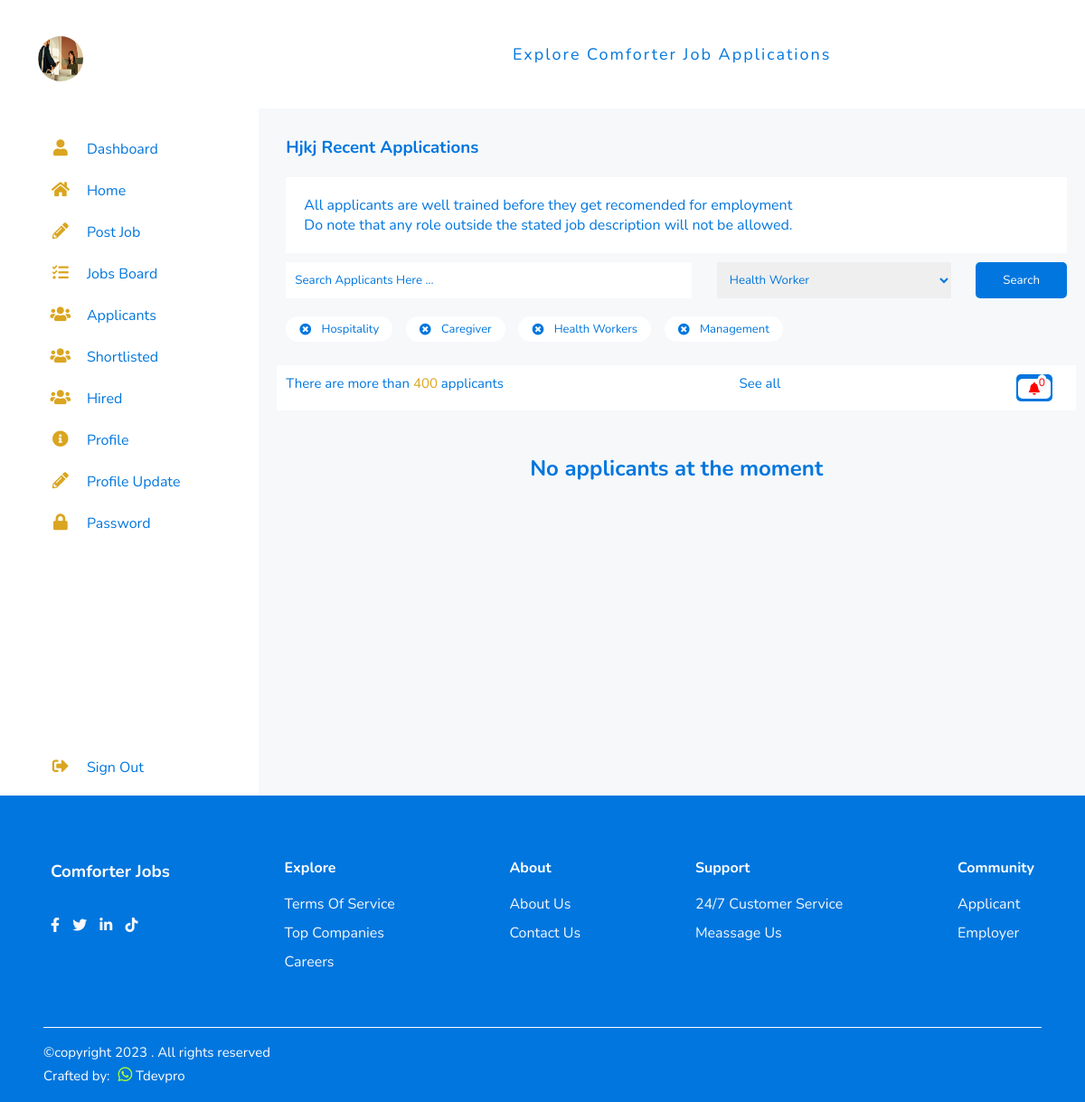
Screenshot of /employers/employer/dashboard (signed in) with the database file from the repository.
### employers/models.py (models this page shows, shortened)
class Employer_Profile(models.Model):
    user = models.OneToOneField(User, on_delete=models.CASCADE, blank=True, null=True)
    company_name = models.CharField(max_length=250)
    slug = models.SlugField(blank=True, null=True,  unique=True)
    address = models.CharField(max_length=250)
    city = models.CharField(max_length=250)
    state = models.CharField(max_length=250)
    phone = models.CharField(max_length=20)
    website = models.URLField(default='', blank=True, null=True)
    employer_logo = models.ImageField(upload_to='employer_profile', default='employer_profile/company.png')
    about_us = models.TextField()
    complete = models.BooleanField(default = False)
    class Meta:
        db_table = 'profile'
        managed = True
        verbose_name = 'Profile'
        verbose_name_plural = 'Profiles'

### createdby/models.py (models this page shows, shortened)
class CreatedBy(models.Model):
    copyright_year = models.CharField(max_length=4, blank=True, null=True)
    crafted_by = models.CharField(max_length=250, default='')
    crafted_by_whatsapp = models.CharField(max_length=250, default='', blank=True, null=True)
    crafted_by_website = models.URLField(default='', blank=True, null=True)
    class Meta:
        db_table = 'createdby'
        managed = True
        verbose_name = 'CreatedBy'
        verbose_name_plural = 'CreatedBys'

### employers/views.py (the view)
# urls.py: path('employer/dashboard', EmployerDashboard.as_view(), name='employer_dashboard'),
class EmployerDashboard(LoginRequiredMixin, View):
    login_url = 'employers:employersignin'
    def get(self, request):
        category = Category.objects.all()
        emprofile = Employer_Profile.objects.get(user = request.user)
        createdby = CreatedBy.objects.get(pk=1)
        job_profile = Job_Post.objects.filter(employer_profile = emprofile).first()
        if job_profile:
            allapply = Job_Apply.objects.filter(employer = job_profile.employer_name, applied=True).order_by('id')[:4]
        else:
            allapply = Job_Apply.objects.filter(employer = job_profile, applied=True).order_by('id')[:4]
        if job_profile:
            notice_count = Job_Apply.objects.filter(employer = job_profile.employer_name, new_applied=True, applied=True)
            notice_counter = 0
            if notice_count:
                for item in notice_count:
                    notice_counter += item.notice
        else:
            notice_counter = 0
        context = {
            'category':category,
            'createdby':createdby,
            'emprofile':emprofile,
            'allapply':allapply,
            'notice_counter':notice_counter,
        }
        return render(request, 'employer_dashboard.html', context)

### home/templatetags/simple_tags.py (called while the page is built)
@register.simple_tag()
def intralink(main, link):
    return reverse(main) + '#' + link

### employers/templates/employer_dashboard.html (shortened to what this page needs)
{% extends 'base.html' %}
{% load humanize %}
{% block content %}
<div class="employer">
    <div class="container">
        {% include 'emp_sidebar.html' %}
        <section class="main">
            <div class="main_top">
                <p>explore comforter job applications</p>
            </div>
            <div class="main_body">
                    <h3><a href="#"> {{emprofile.company_name|title}} recent applications</a></h3>
                <div class="notice">
                    <p>All applicants are well trained before they get recomended for employment</p>
                    <p>Do note that any role outside the stated job description  will not be allowed.</p>
                </div>
                {% include 'employer_search.html' %}
                <div class="tags_bar">
                    <div class="tag">
                        <i class="fas fa-times-circle"></i>
                            <span>hospitality</span>
                    </div>
                    <div class="tag">
                        <i class="fas fa-times-circle"></i>
                            <span>caregiver</span>
                    </div>
                    <div class="tag">
                        <i class="fas fa-times-circle"></i>
                            <span>health workers</span>
                    </div>
                    <div class="tag">
                        <i class="fas fa-times-circle"></i>
                            <span>management</span>
                    </div>
                </div>
                {% include 'emnotice.html' %}
                {% if allapply %}
                    {% for apply in allapply %}
                        <div class="job_card">
                            <div class="job_details">
                                <div class="img">
                                    <img src="{{apply.general_information.image.url}}" class="job-profile">
                                </div>
                                <div class="text">
                                    <h2>{{apply.general_information.first_name|title}}</h2>
                                    <span>{{apply.job|title}}</span>
                                    <a href="{% url 'employers:view_applicant' apply.slug %}">view</a>
                                </div>
                            </div>
                            <div class="job_salary">
                                <h4>#{{apply.salary_expected|floatformat:2|intcomma}} monthly</h4>
                                <span>{{apply.applied_date|naturaltime}}</span>
                            </div>
                        </div>
                    {% endfor %}
                {% else %}
                    <div class="nonyet">
                        <div class="nonyt">
                            <h2>No applicants at the moment</h2>
                        </div>
                    </div>
                {% endif %}
            </div>
        </section>
    </div>
</div>
{% endblock content %}
{% block footer %} {% include 'footer.html' %} {% endblock footer %}

### employers/templates/emp_sidebar.html
<nav>
    <div class="enavbar">
        <div class="logo">
            <img src="{{emprofile.employer_logo.url}}" alt="">
        </div>
        <ul>
            <li>
                <a href="{% url 'employers:employer_dashboard' %}">
                    <i class="fa fa-user" aria-hidden="true"></i>
                    <span class="nav_item">dashboard</span>
                </a>
            </li>
            <li>
                <a href="{% url 'index' %}">
                    <i class="fa fa-home" aria-hidden="true"></i>
                    <span class="nav_item">home</span>
                </a>
            </li>
            <li>
                <a href="{% url 'employers:job_post' %}">
                    <i class="fa fa-pencil-alt" aria-hidden="true"></i>
                    <span class="nav_item">post job</span>
                </a>
            </li>
            <li>
                <a href="{% url 'employers:jobs_board' %}">
                    <i class="fa fa-tasks" aria-hidden="true"></i>
                    <span class="nav_item">jobs board</span>
                </a>
            </li>
            <li>
                <a href="{% url 'employers:all_applicants' %}">
                    <i class="fa fa-users" aria-hidden="true"></i>
                    <span class="nav_item">applicants</span>
                </a>
            </li>
            <li>
                <a href="{% url 'employers:shortlisted_applicants' %}">
                    <i class="fa fa-users" aria-hidden="true"></i>
                    <span class="nav_item">shortlisted</span>
                </a>
            </li>
            <li>
                <a href="{% url 'employers:hired_applicants' %}">
                    <i class="fa fa-users" aria-hidden="true"></i>
                    <span class="nav_item">hired</span>
                </a>
            </li>
            <li>
                <a href="{% url 'employers:employer_profile' %}">
                    <i class="fa fa-info-circle" aria-hidden="true"></i>
                    <span class="nav_item">profile</span>
                </a>
            </li>
            <li>
                <a href="{% url 'employers:employer_profile_update' %}">
                    <i class="fa fa-pencil-alt" aria-hidden="true"></i>
                    <span class="nav_item">profile update</span>
                </a>
            </li>
            <li>
                <a href="{% url 'employers:employer_password' %}">
                    <i class="fa fa-lock" aria-hidden="true"></i>
                    <span class="nav_item">password</span>
                </a>
            </li>
            <li>
                <a href="{% url 'accounts:employer_signout' %}" class="signout">
                    <i class="fa fa-sign-out-alt" aria-hidden="true"></i>
                    <span class="nav_item">sign out</span>
                </a>
            </li>
        </ul>
    </div>
</nav>

### home/templates/footer.html (shortened to what this page needs)
{% load simple_tags %}
    <div class="footer-section">
        <div class="footer">
            <div class="footer-wrapper">
                <h3>comforter jobs</h3>
                <div class="social-media">
                    <a href="#"><i class="fab fa-facebook-f"></i></a>
                    <a href="#"><i class="fab fa-twitter"></i></a>
                    <a href="#"><i class="fab fa-linkedin-in"></i></a>
                    <a href="#"><i class="fab fa-tiktok"></i></a>
                </div>
            </div>
            <div class="footer-wrapper">
                <h4>explore</h4>
                <a>terms of service</a>
                <a href="{% intralink 'index' 'companies' %}">top companies</a>
                <a href="{% url 'accounts:applicantsignup' %}">careers</a>
            </div>
            <div class="footer-wrapper">
                <h4>about</h4>
                <a href="{% intralink 'index' 'about' %}">about us</a>
                <a href="{% intralink 'index' 'contact' %}">contact us</a>
            </div>
            <div class="footer-wrapper">
                <h4>support</h4>
                <a>24/7 customer service</a>
                <a>meassage us</a>
            </div>
            <div class="footer-wrapper">
                <h4>community</h4>
                <a href="{% url 'accounts:applicantsignup' %}">applicant</a>
                <a href="{% url 'accounts:employersignup' %}">employer</a>
            </div>
        </div>
        <div class="copyright">
            <hr>
            <p>&copy;copyright {{createdby.copyright_year}} {{home.name}}. All rights reserved</p>
            <p>Crafted by:
                <a href="#"><span class="whats"><i class="fab fa-whatsapp" aria-hidden="true"></i></span></a>
                {{createdby.crafted_by}}
            </p>
        </div>
    </div>

### home/static/css/style.css (style rules this page uses)
:root { --body: #fff; --primary: #0076de; --lit-primary: #b4dcfe; --conbtn: #034078; --conbtn-hover: #6F8AB7; --lib-primary: #F2F2EA; --moon-sun: #000; --ms-div: #fff; --white: #fff; --black: #000; --grey: #f6f8fa; --label: #64b1f5; --yellow: #ffd723; --orange: #ff9523; --goldenrod: goldenrod; --transparent: transparent; --rgba-primary: rgba(0, 122, 255, 0.5); --label-b: red; --label-c: green; --rgba-linear-primary: linear-gradient(rgba(0, 122, 255, 0.3), rgba(0, 122, 255, 0.3)); --shadow-primary: rgba(0, 122, 255, 0.3); }
* { margin: 0; padding: 0; box-sizing: border-box; outline: none; font-family: 'Nunito', sans-serif; text-decoration: none; border: none; outline: none; list-style: none; scroll-behavior: smooth; }
body { width: 100%; height: auto; background: var(--body); }
.footer-section { background: var(--primary); }
.footer { width: 100%; display: flex; flex-wrap: wrap; justify-content: space-between; align-items: flex-start; background: var(--primary); color: var(--white); padding: 3rem; }
.footer-wrapper { display: flex; flex-direction: column; padding: 0.5rem; justify-content: flex-start; align-items: flex-start; }
.footer-wrapper h3, .footer-wrapper h4, .social-media h4 { line-height: 3; color: var(--white); text-transform: capitalize; }
.social-media { margin-top: 1rem; }
.social-media a { color: var(--grey); margin-right: 10px; }
.footer-wrapper a { color: var(--grey); line-height: 2; text-transform: capitalize; }
.copyright { color: var(--white); padding: 0 3rem 1rem 3rem; text-align: start; font-size: 15px; line-height: 1.5; font-weight: 400; cursor: pointer; }
.copyright a { color: var(--white); }
.copyright span { margin-left: 5px; }
.copyright .whats { color: greenyellow; font-size: 18px; margin-left: 5px; }
.copyright hr { border-top: .25px solid var(--white); margin-bottom: 1rem; }
.nonyet { display: grid; justify-content: center; align-items: center; color: var(--primary); }
.nonyet .nonyt { display: grid; justify-content: center; align-items: center; height: 6rem; }
.employer { background: var(--grey); }
.employer .container { display: flex; margin: auto; }
.employer nav { position: sticky; top: 0; left: 0; bottom: 0; min-width: 120px; width: 300px; height: 110vh; background: var(--white); padding: 0.5rem; }
.employer .enavbar { min-width: 100px; width: 75%; margin: 0 auto; }
.employer .logo { margin: 2rem 0 1rem 0; padding-bottom: 3rem; display: flex; align-items: center; }
.employer .logo img { min-width: 20px; min-height: 20px; width: 50px; height: 50px; border-radius: 50%; }
.employer ul { margin: 0 auto; }
.employer li { padding-bottom: 1.5rem; }
.employer li a { font-size: 16px; color: var(--goldenrod); }
.employer nav i { width: 50px; font-size: 18px; text-align: center; }
.employer .nav_item { text-transform: capitalize; color: var(--primary); }
.employer .signout { position: absolute; bottom: 20px; }
.employer .main { width: 80%; }
.employer .main_top { width: 100%; background: var(--white); padding: 3rem 10px; text-align: center; font-size: 18px; letter-spacing: 2px; text-transform: capitalize; color: var(--primary); }
.employer .main_body { padding: 10px 10px 10px 20px; width: 100%; }
.employer .main_body h3 { margin: 20px 10px; text-transform: capitalize; cursor: pointer; color: var(--primary); }
.employer .main_body .notice { background: var(--white); padding: 20px; color: var(--primary); margin: 0 10px; }
.employer .main_body h3 a { color: var(--primary); }
.employer .tags_bar { width: 65%; display: flex; padding: 10px; justify-content: space-between; }
.employer .tag { background: var(--white); padding: 5px 15px; border-radius: 20px; display: flex; align-items: center; font-size: 13px; cursor: pointer; color: var(--primary); text-transform: capitalize; margin-right: 5px; }
.employer .tag i { margin-right: 0.7rem; }

### rows the page displays
Employer_Profile: employer_logo (picture), company_name "Hjkj"
CreatedBy: copyright_year "2023", crafted_by "Tdevpro"

### other values shown
form field searchbar2 "Health Worker"
